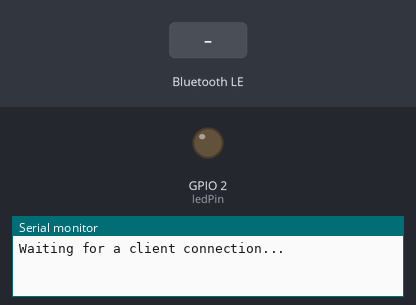
Bench run of a sketch on a simulated ESP32. On the bench: output pins drawn as LEDs (lit = HIGH), the last lines printed to the serial monitor. Inputs (shaded band) come from the test bench. Nothing arrives over Bluetooth unless stated; a phone connects over Bluetooth LE 3 s after start.

Above: at 1.2 s.
1.3 s: Bluetooth LE write "ON" received
At 1.9 s:
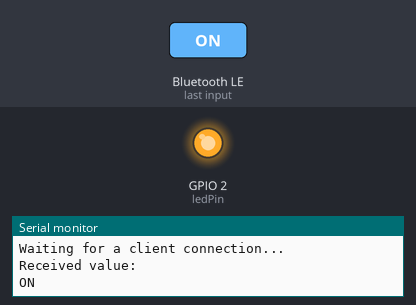
2.8 s: Bluetooth LE write "OFF" received
At 3.1 s:
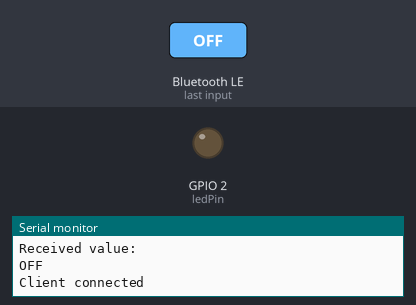
Timing chart, 0 to 5.8 s (numbered marks = the images above; inputs shaded):
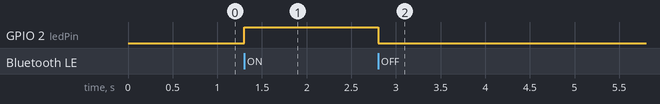

The sketch:

sketch_may25a.ino
```cpp
#include <BLEDevice.h>
#include <BLEServer.h>
#include <BLEUtils.h>
#include <BLE2902.h>

// Define the service and characteristic UUIDs
#define SERVICE_UUID        "4fafc201-1fb5-459e-8fcc-c5c9c331914b"
#define CHARACTERISTIC_UUID "beb5483e-36e1-4688-b7f5-ea07361b26a8"

// Define the LED pin
const int ledPin = 2;

// Create a BLE server callback class
class MyServerCallbacks: public BLEServerCallbacks {
    void onConnect(BLEServer* pServer) {
      Serial.println("Client connected");
    };

    void onDisconnect(BLEServer* pServer) {
      Serial.println("Client disconnected");
    }
};

// Create a BLE characteristic callback class
class MyCallbacks: public BLECharacteristicCallbacks {
    void onWrite(BLECharacteristic *pCharacteristic) {
      std::string value = pCharacteristic->getValue();
      if (value.length() > 0) {
        Serial.println("Received value: ");
        for (int i = 0; i < value.length(); i++)
          Serial.print(value[i]);

        Serial.println();

        // Control the LED based on the received value
        if (value == "ON") {
          digitalWrite(ledPin, HIGH);
        } else if (value == "OFF") {
          digitalWrite(ledPin, LOW);
        }
      }
    }
};

void setup() {
  Serial.begin(115200);
  pinMode(ledPin, OUTPUT);
  digitalWrite(ledPin, LOW);

  // Initialize BLE
  BLEDevice::init("ESP32_LED_Control");
  BLEServer *pServer = BLEDevice::createServer();
  pServer->setCallbacks(new MyServerCallbacks());

  // Create BLE service
  BLEService *pService = pServer->createService(SERVICE_UUID);

  // Create BLE characteristic
  BLECharacteristic *pCharacteristic = pService->createCharacteristic(
                                         CHARACTERISTIC_UUID,
                                         BLECharacteristic::PROPERTY_READ |
                                         BLECharacteristic::PROPERTY_WRITE
                                       );

  pCharacteristic->setCallbacks(new MyCallbacks());
  pCharacteristic->setValue("Hello World");
  pService->start();

  // Start advertising
  BLEAdvertising *pAdvertising = pServer->getAdvertising();
  pAdvertising->start();
  Serial.println("Waiting for a client connection...");
}

void loop() {
  // Do nothing here, everything is handled by callbacks
}
```

Measured:
- after the input at 1.3 s, GPIO 2 (ledPin): LOW → HIGH at once
- after the input at 2.8 s, GPIO 2 (ledPin): HIGH → LOW at once
